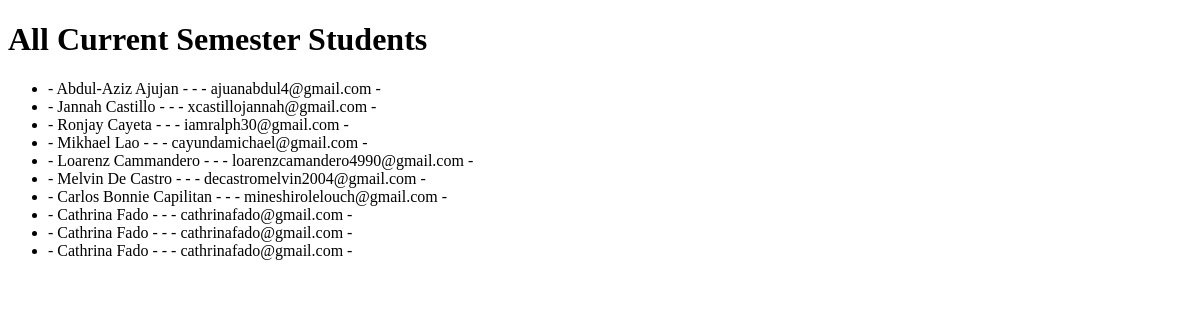
The app's page /facilitator/all_students/, older data.
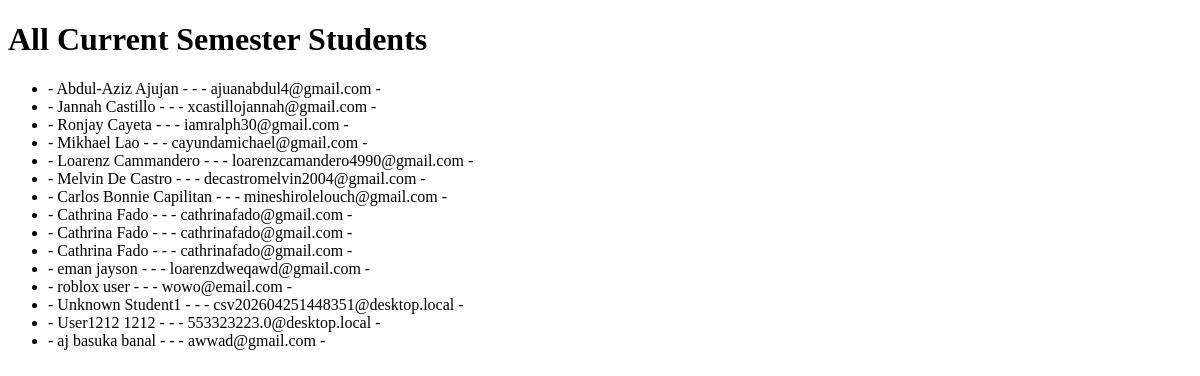
The same page, newer data.
### current_semester_students/models.py (models this page shows, shortened)
class Student(models.Model):
    first_name = models.CharField(max_length=255)
    last_name = models.CharField(max_length=255)
    student_school_id = models.CharField(max_length=255)
    course = models.ForeignKey(
        Course,
        on_delete=models.CASCADE
    )
    year_level = models.CharField(max_length=25)
    email = models.EmailField()

### current_semester_students/views.py (the view)
# urls.py: path('all_students/', views.all_students, name='all_students')
def all_students(request):
    template = loader.get_template('all_students.html')
    students = Student.objects.all().values()
    context = {
        'students': students
    }
    return HttpResponse(template.render(context, request))

### current_semester_students/templates/all_students.html (shortened to what this page needs)
{% extends "master.html" %}
{% block content %}
    <h1>All Current Semester Students</h1>
    <ul>
        {% for student in students %}
            <li>{{student.student_id}} - {{student.first_name}} {{student.last_name}} - {{student.course}} - {{student.year}} - {{student.email}} - {{student.phone}}</li>
        {% endfor %}
    </ul>
{% endblock %}

### voters/templates/master.html (shortened to what this page needs)
<!DOCTYPE html>
<html lang="en">
<head>
</head>
<body>
    {% block content %}{% endblock %}
</body>
</html>

Row changes from the older to the newer data that the page shows:
added Student: first_name "eman", last_name "jayson", email "loarenzdweqawd@gmail.com"
added Student: first_name "roblox", last_name "user", email "wowo@email.com"
added Student: first_name "Unknown", last_name "Student1", email "csv202604251448351@desktop.local"
added Student: first_name "User1212", last_name "1212", email "553323223.0@desktop.local"
added Student: first_name "aj", last_name "basuka banal", email "awwad@gmail.com"
